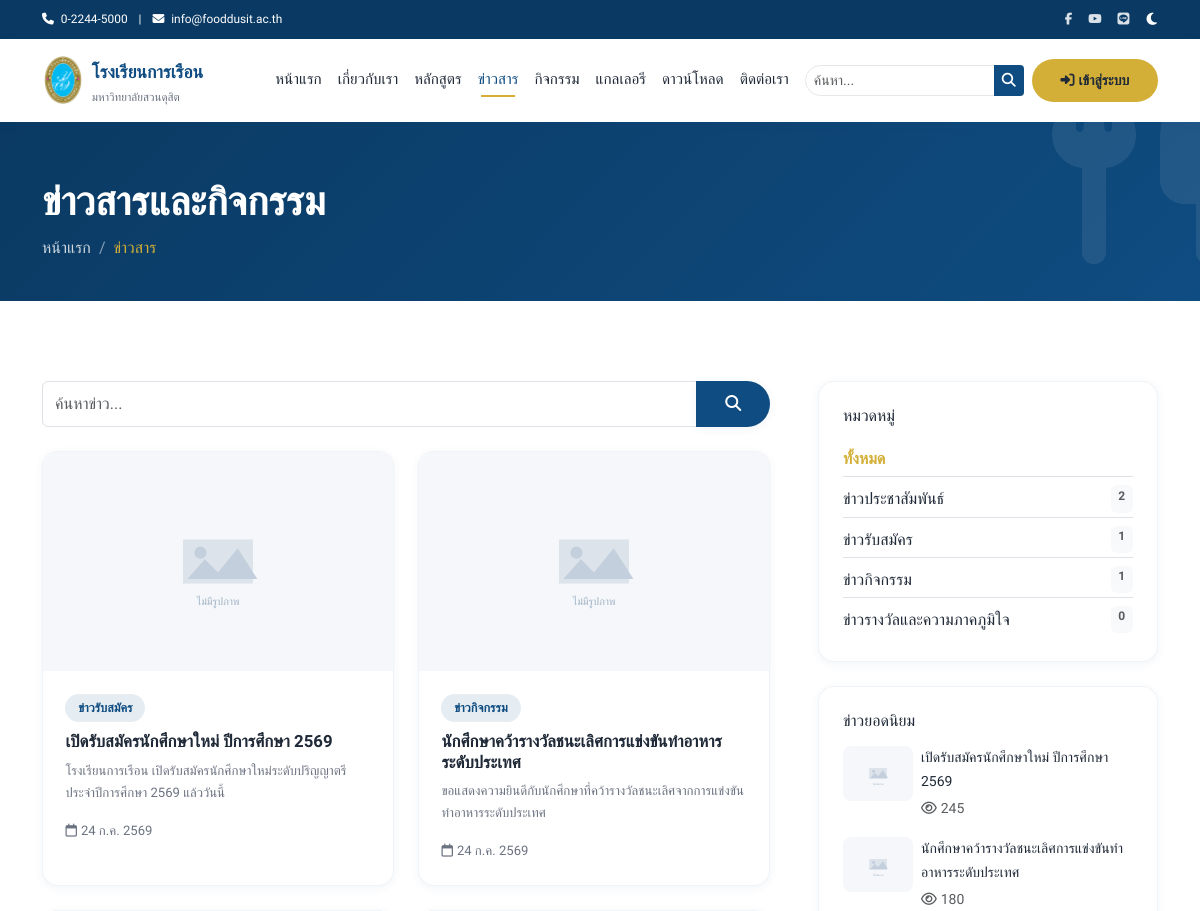
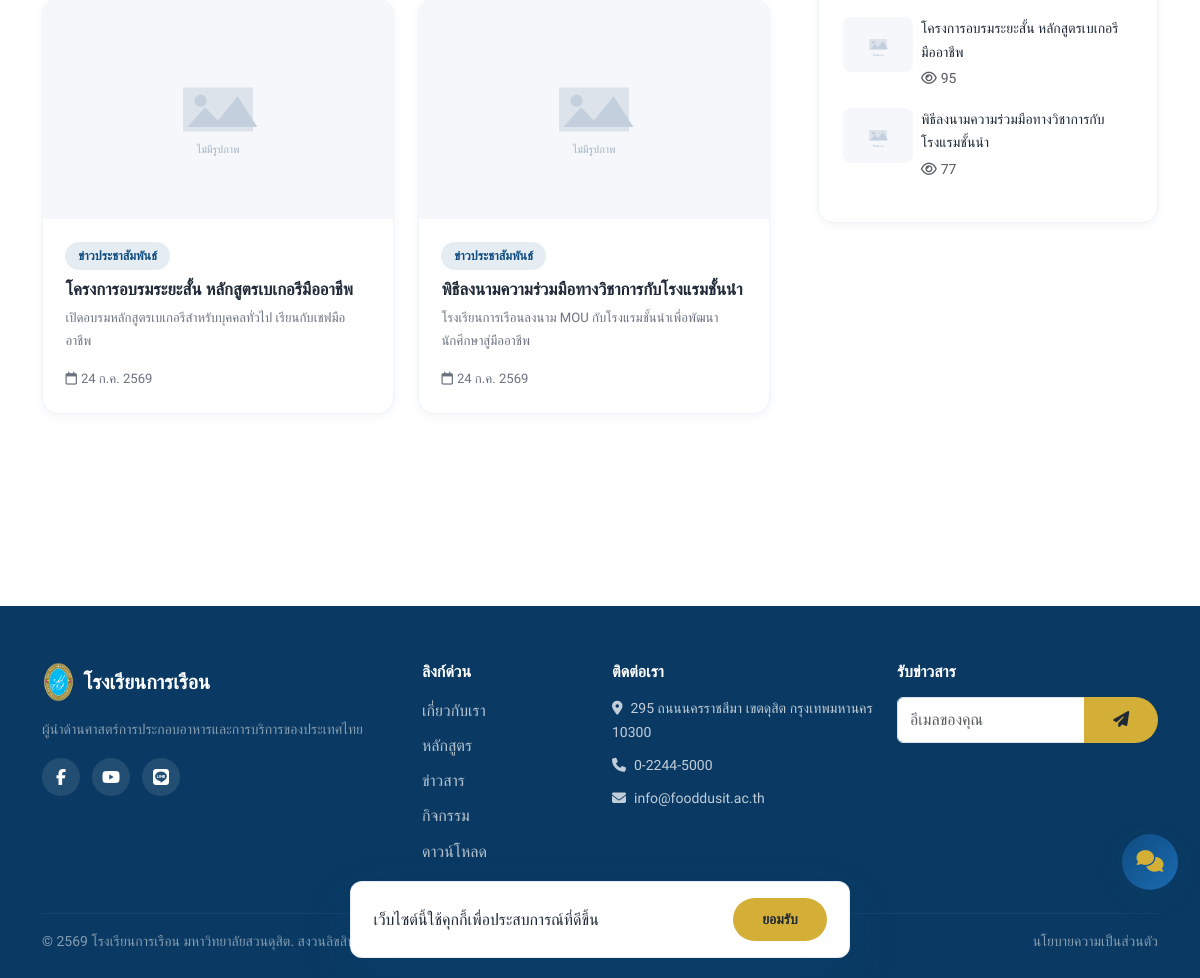
Page /news on the committed database (2 pictures, top to bottom).
### tables this page shows
CREATE TABLE `menu` (
  `id`         INT UNSIGNED NOT NULL AUTO_INCREMENT,
  `parent_id`  INT UNSIGNED DEFAULT NULL,
  `title`      VARCHAR(150) NOT NULL,
  `url`        VARCHAR(255) NOT NULL,
  `icon`       VARCHAR(50) DEFAULT NULL,
  `position`   ENUM('header','footer') NOT NULL DEFAULT 'header',
  `target`     ENUM('_self','_blank') NOT NULL DEFAULT '_self',
  `sort_order` INT NOT NULL DEFAULT 0,
  `status`     ENUM('active','inactive') NOT NULL DEFAULT 'active',
  `created_at` DATETIME DEFAULT NULL,
  `updated_at` DATETIME DEFAULT NULL,
  `deleted_at` DATETIME DEFAULT NULL,
  PRIMARY KEY (`id`),
  KEY `idx_menu_parent` (`parent_id`)
);

CREATE TABLE `news` (
  `id`            INT UNSIGNED NOT NULL AUTO_INCREMENT,
  `category_id`   INT UNSIGNED NOT NULL,
  `user_id`       INT UNSIGNED DEFAULT NULL COMMENT 'ผู้เขียน',
  `title`         VARCHAR(255) NOT NULL,
  `slug`          VARCHAR(280) NOT NULL,
  `excerpt`       VARCHAR(500) DEFAULT NULL COMMENT 'สรุปย่อ',
  `content`       LONGTEXT NOT NULL,
  `cover_image`   VARCHAR(255) DEFAULT NULL,
  `tags`          VARCHAR(255) DEFAULT NULL COMMENT 'คั่นด้วยจุลภาค',
  `views`         INT UNSIGNED NOT NULL DEFAULT 0,
  `is_featured`   TINYINT(1) NOT NULL DEFAULT 0,
  `allow_comment` TINYINT(1) NOT NULL DEFAULT 1,
  `meta_title`    VARCHAR(255) DEFAULT NULL,
  `meta_description` VARCHAR(300) DEFAULT NULL,
  `published_at`  DATETIME DEFAULT NULL,
  `status`        ENUM('published','draft','pending','inactive') NOT NULL DEFAULT 'draft',
  `created_at`    DATETIME DEFAULT NULL,
  `updated_at`    DATETIME DEFAULT NULL,
  `deleted_at`    DATETIME DEFAULT NULL,
  PRIMARY KEY (`id`),
  UNIQUE KEY `uq_news_slug` (`slug`),
  KEY `idx_news_cat` (`category_id`),
  KEY `idx_news_status` (`status`),
  KEY `idx_news_featured` (`is_featured`),
  FULLTEXT KEY `ft_news` (`title`, `excerpt`, `content`),
  CONSTRAINT `fk_news_cat` FOREIGN KEY (`category_id`) REFERENCES `news_category`(`id`),
  CONSTRAINT `fk_news_user` FOREIGN KEY (`user_id`) REFERENCES `users`(`id`) ON DELETE SET NULL
);

CREATE TABLE `news_category` (
  `id`         INT UNSIGNED NOT NULL AUTO_INCREMENT,
  `name`       VARCHAR(150) NOT NULL,
  `slug`       VARCHAR(180) NOT NULL,
  `description`VARCHAR(255) DEFAULT NULL,
  `sort_order` INT NOT NULL DEFAULT 0,
  `status`     ENUM('active','inactive') NOT NULL DEFAULT 'active',
  `created_at` DATETIME DEFAULT NULL,
  `updated_at` DATETIME DEFAULT NULL,
  `deleted_at` DATETIME DEFAULT NULL,
  PRIMARY KEY (`id`),
  UNIQUE KEY `uq_newscat_slug` (`slug`)
);

### app/views/public/news/index.php (the view, shortened to what the rows shown need)
<?= page_header('ข่าวสารและกิจกรรม', ['ข่าวสาร' => '']) ?>
<section class="section">
  <div class="container">
    <div class="row g-5 align-items-start">
      <div class="col-lg-8">
        <div class="row g-4">
          <?php foreach ($pager['data'] as $n): ?>
            <div class="col-md-6" data-aos="fade-up">
              <article class="card-modern h-100">
                <a href="<?= url('news/detail/' . $n['slug']) ?>" class="card-img-wrap d-block">
                  <img src="<?= upload_url($n['cover_image']) ?>" alt="<?= e($n['title']) ?>" loading="lazy">
                </a>
                <div class="card-body">
                  <span class="card-cat"><?= e($n['category_name']) ?></span>
                  <h5><a href="<?= url('news/detail/' . $n['slug']) ?>" class="text-reset"><?= e($n['title']) ?></a></h5>
                  <p class="card-meta"><?= excerpt($n['excerpt'] ?? $n['content'], 100) ?></p>
                  <div class="card-meta"><i class="fa-regular fa-calendar me-1"></i><?= thai_date($n['published_at']) ?></div>
                </div>
              </article>
            </div>
          <?php endforeach; ?>
        </div>
      </div>
      <div class="col-lg-4">
        <div class="card-modern p-4 mb-4">
          <ul class="list-unstyled mb-0">
            <?php foreach ($categories as $c): ?>
              <li class="py-1 border-top pt-2">
                <a href="<?= url('news?cat=' . $c['slug']) ?>" class="text-reset d-flex justify-content-between <?= $catSlug === $c['slug'] ? 'fw-bold text-gold' : '' ?>">
                  <span><?= e($c['name']) ?></span><span class="badge bg-light text-muted"><?= $c['news_count'] ?></span>
                </a>
              </li>
            <?php endforeach; ?>
          </ul>
        </div>
        <div class="card-modern p-4">
          <?php foreach ($popular as $p): ?>
            <a href="<?= url('news/detail/' . $p['slug']) ?>" class="d-flex gap-2 mb-3 text-reset">
              <img src="<?= upload_url($p['cover_image']) ?>" width="70" height="55" style="object-fit:cover;border-radius:8px" alt="">
              <div><small class="fw-500 d-block"><?= excerpt($p['title'], 55) ?></small>
                <small class="text-muted"><i class="fa-regular fa-eye me-1"></i><?= number_format($p['views']) ?></small></div>
            </a>
          <?php endforeach; ?>
        </div>
      </div>
    </div>
  </div>
</section>

### app/views/layouts/public.php (shortened to what the rows shown need)
<?php
$menus = (new Menu())->tree('header');
?>
<!DOCTYPE html>
<html lang="th" data-bs-theme="light">
<head>
    <link href="https://cdn.jsdelivr.net/npm/bootstrap@5.3.3/dist/css/bootstrap.min.css" rel="stylesheet">
    <link href="https://cdnjs.cloudflare.com/ajax/libs/font-awesome/6.5.1/css/all.min.css" rel="stylesheet">
    <link href="https://cdn.jsdelivr.net/npm/aos@2.3.4/dist/aos.css" rel="stylesheet">
    <link href="https://cdn.jsdelivr.net/npm/swiper@11/swiper-bundle.min.css" rel="stylesheet">
    <link href="<?= asset('css/style.css') ?>" rel="stylesheet">
</head>
<body>
    <nav class="navbar navbar-expand-lg main-nav sticky-top">
        <div class="container">
            <div class="collapse navbar-collapse" id="mainMenu">
                <ul class="navbar-nav ms-auto align-items-lg-center">
                    <?php
                    if (!function_exists('render_nav_items')) {
                        function render_nav_items(array $items, bool $top = true): void
                        {
                            foreach ($items as $m) {
                                $hasChildren = !empty($m['children']);
                                if ($top) {
                                    if ($hasChildren) {
                                        echo '<li class="nav-item dropdown">';
                                        echo '<a class="nav-link dropdown-toggle" href="#" role="button" data-bs-toggle="dropdown" aria-expanded="false">' . e($m['title']) . '</a>';
                                        echo '<ul class="dropdown-menu">';
                                        render_nav_items($m['children'], false);
                                        echo '</ul></li>';
                                    } else {
                                        $active = (is_active($m['url']) && $m['url'] !== '') || ($m['url'] === '' && empty($_GET['url'])) ? 'active' : '';
                                        echo '<li class="nav-item"><a class="nav-link ' . $active . '" href="' . url($m['url']) . '" target="' . e($m['target']) . '">' . e($m['title']) . '</a></li>';
                                    }
                                }
                            }
                        }
                    }
                    render_nav_items($menus);
                    ?>
                </ul>
            </div>
        </div>
    </nav>
    <main>
        <?= $content ?>
    </main>
</body>
</html>

### rows in the picture
menu: title "หน้าแรก"
menu: title "เกี่ยวกับเรา"
menu: title "หลักสูตร"
menu: title "ข่าวสาร"
menu: title "กิจกรรม"
menu: title "แกลเลอรี"
menu: title "ดาวน์โหลด"
menu: title "ติดต่อเรา"
news: category.name "ข่าวรับสมัคร", title "เปิดรับสมัครนักศึกษาใหม่ ปีการศึกษา 2569", excerpt "โรงเรียนการเรือน เปิดรับสมัครนักศึกษาใหม่ระดับปริญญาตรี ประจำปีการศึกษา 2569 แล้ววันนี้", published_at "24 ก.ค. 2569", views "245"
news: category.name "ข่าวกิจกรรม", title "นักศึกษาคว้ารางวัลชนะเลิศการแข่งขันทำอาหารระดับประเทศ", excerpt "ขอแสดงความยินดีกับนักศึกษาที่คว้ารางวัลชนะเลิศจากการแข่งขันทำอาหารระดับประเทศ", published_at "24 ก.ค. 2569", views "180"
news: category.name "ข่าวประชาสัมพันธ์", title "โครงการอบรมระยะสั้น หลักสูตรเบเกอรีมืออาชีพ", excerpt "เปิดอบรมหลักสูตรเบเกอรีสำหรับบุคคลทั่วไป เรียนกับเชฟมืออาชีพ", published_at "24 ก.ค. 2569", views "95"
news: category.name "ข่าวประชาสัมพันธ์", title "พิธีลงนามความร่วมมือทางวิชาการกับโรงแรมชั้นนำ", excerpt "โรงเรียนการเรือนลงนาม MOU กับโรงแรมชั้นนำเพื่อพัฒนานักศึกษาสู่มืออาชีพ", published_at "24 ก.ค. 2569", views "77"
news_category: name "ข่าวประชาสัมพันธ์", news_count "2"
news_category: name "ข่าวรับสมัคร", news_count "1"
news_category: name "ข่าวกิจกรรม", news_count "1"
news_category: name "ข่าวรางวัลและความภาคภูมิใจ", news_count "0"

### other values in the picture
setting('site_phone', '0-2244-5000') "0-2244-5000"
setting('site_email', 'info@fooddusit.ac.th') "info@fooddusit.ac.th"
$title "ข่าวสารและกิจกรรม"
$label "ข่าวสาร"
setting('site_description') "ผู้นำด้านศาสตร์การประกอบอาหารและการบริการของประเทศไทย"
setting('site_address') "295 ถนนนครราชสีมา เขตดุสิต กรุงเทพมหานคร 10300"
setting('site_phone') "0-2244-5000"
setting('site_email') "info@fooddusit.ac.th"
setting('copyright', '© โรงเรียนการเรือน มหาวิทยาลัยสวนดุสิต') "© 2569 โรงเรียนการเรือน มหาวิทยาลัยสวนดุสิต. สงวนลิขสิทธิ์."
